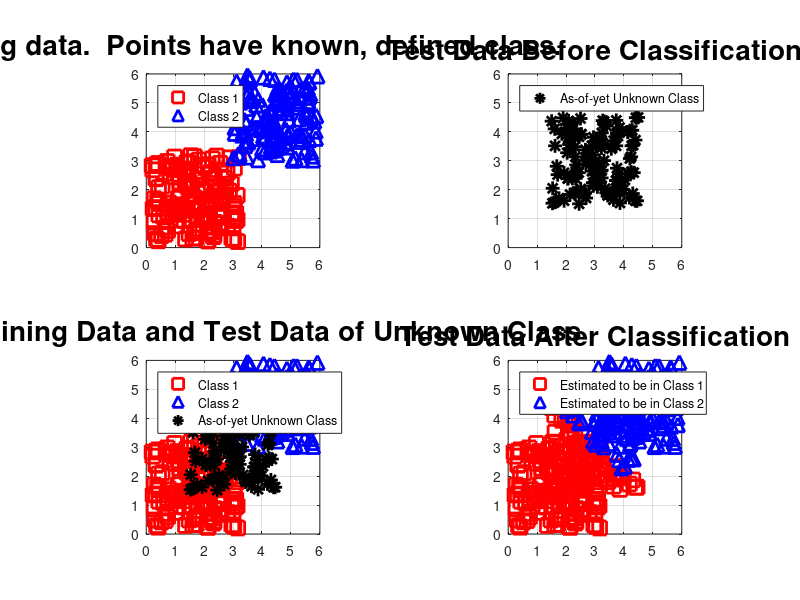
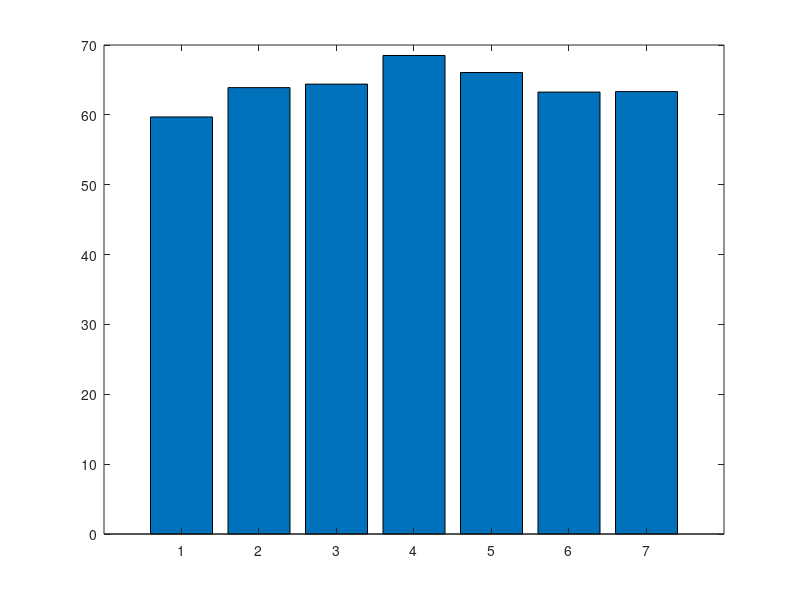

Write the MATLAB code that produced these figures, in order. (Note: this script raises an error after producing the figures.)
clc
clear
close
% Initialization
numTrainingPoints = 150; % Number of sample for train set
numUnknownPoints = 120; % Number of sample for test set
lineWidth = 2;
fontSize = 20;
markerSize = 10;

% Number of K
k = 50;

% Training data MxD, M is number of sample, D is dimension
trainingCoords1 = rand(numTrainingPoints, 2) *3 + 0.2;
trainingCoords2 = rand(numTrainingPoints, 2) * 3 + 3;
data = [trainingCoords1; trainingCoords2];

% Label for the train set
labels = nan(length(data),1);
labels(1:length(data)/2+1,1) = 1;labels(length(data)/2+1:end,1) = 0;

% Test data
t_data = 3 * (rand(numUnknownPoints, 2) - 0.5) + 3;
t_labels = [];
for idx = 1:numel(t_data(:,1))
    if t_data(idx,1) < 4 && t_data(idx,2) < 4
        t_labels(idx) = 1;
    else
        t_labels(idx) = 0;
    end
end

% labels for the test set


%initialization
predicted_labels=zeros(size(t_data,1),1);
ed=zeros(size(t_data,1),size(data,1)); %ed: (MxN) euclidean distances 
ind=zeros(size(t_data,1),size(data,1)); %corresponding indices (MxN)
k_nn=zeros(size(t_data,1),k); %k-nearest neighbors for testing sample (Mxk)

%calc euclidean distances between each testing data point and the training
%data samples
for test_point=1:size(t_data,1)
    for train_point=1:size(data,1)
        %calc and store sorted euclidean distances with corresponding indices
        ed(test_point,train_point)=sqrt(...
            sum((t_data(test_point,:)-data(train_point,:)).^2));
    end
    [ed(test_point,:),ind(test_point,:)]=sort(ed(test_point,:));
end

%find the nearest k for each data point of the testing data
k_nn=ind(:,1:k);
nn_index=k_nn(:,1);
%get the majority vote 
for i=1:size(k_nn,1)
    options=unique(labels(k_nn(i,:)'));
    max_count=0;
    max_label=0;
    for j=1:length(options)
        L=length(find(labels(k_nn(i,:)')==options(j)));
        if L>max_count
            max_label=options(j);
            max_count=L;
        end
    end
    predicted_labels(i)=max_label;
end

% Compute accuracy
accuracy=length(find(predicted_labels==t_labels))/size(t_data,1)

final_data = [data;t_data];
final_label = [labels;predicted_labels];
All_data = [final_data final_label];

% Get index for class with label 0 and group into one matrix
class0 = find(All_data(:,3) > 0);
classZero = All_data(class0,:);

% Get index for class with label 1 and group into one matrix
class1 = find(All_data(:,3) < 1);
classOne = All_data(class1,:);

% Visualization
figure(1);
subplot(2,2,1)
plot(trainingCoords1(:, 1), trainingCoords1(:, 2), 'rs', 'LineWidth', lineWidth, 'MarkerSize', markerSize);
hold on;
plot(trainingCoords2(:, 1), trainingCoords2(:, 2), 'b^', 'LineWidth', lineWidth, 'MarkerSize', markerSize);
grid on;
xlim([0, 6]);
ylim([0, 6]);
axis square;
title('Training data.  Points have known, defined class.', 'FontSize', fontSize, 'Interpreter', 'None');
legend('Class 1', 'Class 2', 'Location', 'northwest');
% Enlarge figure to full screen.
set(gcf, 'Units', 'Normalized', 'Outerposition', [0, 0, 1, 1]);

subplot(2, 2, 2);
plot(t_data(:, 1), t_data(:, 2), 'k*', 'LineWidth', lineWidth, 'MarkerSize', markerSize);
grid on;
xlim([0, 6]);
ylim([0, 6]);
axis square;
legend('As-of-yet Unknown Class', 'Location', 'northwest');
title('Test Data Before Classification', 'FontSize', fontSize, 'Interpreter', 'None');

subplot(2, 2, 3);
plot(trainingCoords1(:, 1), trainingCoords1(:, 2), 'rs', 'LineWidth', lineWidth, 'MarkerSize', markerSize);
hold on;
plot(trainingCoords2(:, 1), trainingCoords2(:, 2), 'b^', 'LineWidth', lineWidth, 'MarkerSize', markerSize);
% Plot the test data points with as-of-yet unknown class all in black asterisks.
plot(t_data(:, 1), t_data(:, 2), 'k*', 'LineWidth', lineWidth, 'MarkerSize', markerSize);
grid on;
xlim([0, 6]);
ylim([0, 6]);
axis square;
legend('Class 1', 'Class 2', 'As-of-yet Unknown Class', 'Location', 'northwest');
title('Both Training Data and Test Data of Unknown Class', 'FontSize', fontSize, 'Interpreter', 'None');

% Now plot what we found.  Each class gets the same marker as the training class.
subplot(2, 2, 4);
plot(classZero(:, 1), classZero(:, 2), 'rs', 'LineWidth', lineWidth, 'MarkerSize', markerSize);
hold on;
plot(classOne(:, 1), classOne(:, 2), 'b^', 'LineWidth', lineWidth, 'MarkerSize', markerSize);
grid on;
axis square;
xlim([0, 6]);
ylim([0, 6]);
title('Test Data After Classification', 'FontSize', fontSize, 'Interpreter', 'None');
legend('Estimated to be in Class 1', 'Estimated to be in Class 2', 'Location', 'northwest');


%% plot bar plot

figure(2);
results = [59.7 63.9 64.4 68.5 66.06 63.26 63.33];
bar(results); hold on
yline(50);
str={'k=2','k=4','k=8','k=12','k=20','k=30','k=50'};
set(gca, 'XTickLabel',str, 'XTick',1:numel(str))
xlabel("K value");
ylabel("Accuracy (%)");
title("KNN accuracy for Two classes across different K")

%% TD split data to multiple files
% TD = struct('x',single(events(:,1)),'y',single(events(:,2)), 'p',single(events(:,3)), 'ts',events(:,4));
initial = 0;
valid = 1;
for index = 8e4:3e5:numel(events(:,1))
    valid = valid + 1;
    initial = 3e5;
    TD{valid,1} = [events(index:initial+index,1),events(index:initial+index,2),events(index:initial+index,3),events(index:initial+index,4)];
end

%% Prepare dataset
% Combine all lines events data in one matrix
TDLINE = [];
for i = 1:7
    load("KNN/Data/Lines/LINE" + i)
    TDLINE = [TDLINE;TD];
end

% Combine all circles events data in one matrix
TDCIRCLE = [];
for i = 1:4
    load("KNN/Data/Circles/CIRCLE" + i)
    TDCIRCLE = [TDCIRCLE;TD];
end

%% Extract Statistics for Lines data
tic;
ONEventL = [];
OFFEventL = [];
ONOFFRatioL = [];
TotalEventL = [];
DurationL = [];
XmeanL = [];
YmeanL = [];
XstdvL = [];
YstdvL = [];

for i = 1:numel(TDLINE)
    Line = TDLINE{i, 1};
    ONEventL = [ONEventL;size(find(Line(:,3) == 1))];
    OFFEventL = [OFFEventL;size(find(Line(:,3) == -1))];
    ONOFFRatioL = [ONOFFRatioL;size(find(Line(:,3) == 1))/size(find(Line(:,3) == -1))];
    TotalEventL = [TotalEventL;numel(Line(:,2))];
    DurationL = [DurationL;Line(end,4) - Line(1,4)];
    XmeanL = [XmeanL;mean(Line(:,1))];
    YmeanL = [YmeanL;mean(Line(:,2))];
    XstdvL = [XstdvL;std(single(Line(:,1)))];
    YstdvL = [YstdvL;std(single(Line(:,2)))];
end
toc;
%% Extract Statistics for Circles data
tic;
ONEventC = [];
OFFEventC = [];
ONOFFRatioC = [];
TotalEventC = [];
DurationC = [];
XmeanC = [];
YmeanC = [];
XstdvC = [];
YstdvC = [];

for i = 1:numel(TDLCIRCLE)
    Circle = TDLCIRCLE{i, 1};
    ONEventC = [ONEventC;size(find(Circle(:,3) == 1))];
    OFFEventC = [OFFEventC;size(find(Circle(:,3) == -1))];
    ONOFFRatioC = [ONOFFRatioC;size(find(Circle(:,3) == 1))/size(find(Circle(:,3) == -1))];
    TotalEventC = [TotalEventC;numel(Circle(:,2))];
    DurationC = [DurationC;Circle(end,4) - Circle(1,4)];
    XmeanC = [XmeanC;mean(Circle(:,1))];
    YmeanC = [YmeanC;mean(Circle(:,2))];
    XstdvC = [XstdvC;std(single(Circle(:,1)))];
    YstdvC = [YstdvC;std(single(Circle(:,2)))];
end
toc;
